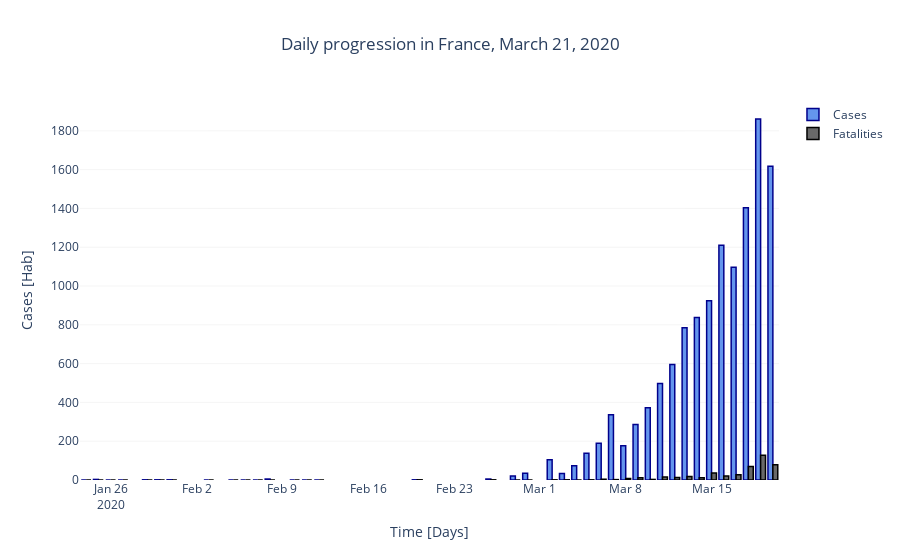

This figure's notebook cell:
### Markdown cell above
The evolution of the disease in France has a steady grow (21 March 2020) for confirmed cases and a almost exponencial grow for fatalities. The next graph display the daily evolution of the virus

### Code cell
dplot.disp_daily_cases(df_fr, 'France', 'SPF')

### Figure 1 — Plotly figure (JSON) as saved in the notebook; plotly's stock layout.template omitted (floating-point values rounded to 4 significant figures)
{"data": [{"marker": {"color": "CornflowerBlue", "line": {"color": "darkblue", "width": 1.5}}, "name": "Cases", "type": "bar", "visible": true, "x": ["2020-01-24T00:00:00", "2020-01-25T00:00:00", "2020-01-26T00:00:00", "2020-01-27T00:00:00", "2020-01-29T00:00:00", "2020-01-30T00:00:00", "2020-01-31T00:00:00", "2020-02-03T00:00:00", "2020-02-05T00:00:00", "2020-02-06T00:00:00", "2020-02-07T00:00:00", "2020-02-08T00:00:00", "2020-02-10T00:00:00", "2020-02-11T00:00:00", "2020-02-12T00:00:00", "2020-02-20T00:00:00", "2020-02-26T00:00:00", "2020-02-28T00:00:00", "2020-02-29T00:00:00", "2020-03-02T00:00:00", "2020-03-03T00:00:00", "2020-03-04T00:00:00", "2020-03-05T00:00:00", "2020-03-06T00:00:00", "2020-03-07T00:00:00", "2020-03-08T00:00:00", "2020-03-09T00:00:00", "2020-03-10T00:00:00", "2020-03-11T00:00:00", "2020-03-12T00:00:00", "2020-03-13T00:00:00", "2020-03-14T00:00:00", "2020-03-15T00:00:00", "2020-03-16T00:00:00", "2020-03-17T00:00:00", "2020-03-18T00:00:00", "2020-03-19T00:00:00", "2020-03-20T00:00:00"], "y": [0, 3, 0, 0, 1, 1, 1, 0, 0, 0, 0, 5, 0, 0, 0, 1, 5, 21, 35, 105, 34, 73, 138, 190, 336, 177, 286, 372, 497, 595, 785, 838, 924, 1210, 1097, 1404, 1861, 1617]}, {"marker": {"color": "dimgray", "line": {"color": "black", "width": 1.5}}, "name": "Fatalities", "type": "bar", "x": ["2020-01-24T00:00:00", "2020-01-25T00:00:00", "2020-01-26T00:00:00", "2020-01-27T00:00:00", "2020-01-29T00:00:00", "2020-01-30T00:00:00", "2020-01-31T00:00:00", "2020-02-03T00:00:00", "2020-02-05T00:00:00", "2020-02-06T00:00:00", "2020-02-07T00:00:00", "2020-02-08T00:00:00", "2020-02-10T00:00:00", "2020-02-11T00:00:00", "2020-02-12T00:00:00", "2020-02-20T00:00:00", "2020-02-26T00:00:00", "2020-02-28T00:00:00", "2020-02-29T00:00:00", "2020-03-02T00:00:00", "2020-03-03T00:00:00", "2020-03-04T00:00:00", "2020-03-05T00:00:00", "2020-03-06T00:00:00", "2020-03-07T00:00:00", "2020-03-08T00:00:00", "2020-03-09T00:00:00", "2020-03-10T00:00:00", "2020-03-11T00:00:00", "2020-03-12T00:00:00", "2020-03-13T00:00:00", "2020-03-14T00:00:00", "2020-03-15T00:00:00", "2020-03-16T00:00:00", "2020-03-17T00:00:00", "2020-03-18T00:00:00", "2020-03-19T00:00:00", "2020-03-20T00:00:00"], "y": [0, 0, 0, 0, 0, 0, 0, 0, 0, 0, 0, 0, 0, 0, 0, 1, 1, 0, 0, 1, 1, 0, 1, 4, 2, 8, 11, 3, 15, 13, 18, 12, 36, 21, 27, 69, 128, 78]}], "layout": {"autosize": true, "plot_bgcolor": "white", "title": {"text": "Daily progression in France, March 21, 2020", "x": 0.5}, "xaxis": {"autorange": true, "range": ["2020-01-23 12:00", "2020-03-20 12:00"], "title": {"text": "Time [Days]"}, "type": "date"}, "yaxis": {"autorange": true, "gridcolor": "gainsboro", "gridwidth": 0.3, "range": [0, 1959.0], "showgrid": true, "title": {"text": "Cases [Hab]"}, "type": "linear"}}}
